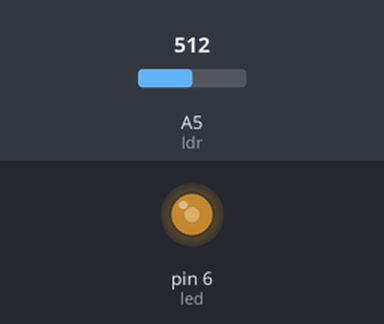
Recording of a sketch running on a simulated Arduino Uno, built with avr-gcc and run on an emulated ATmega328P. Parts: output pins drawn as LEDs (lit = HIGH). The inputs (shaded band) are chosen by the test bench; at power-on: A5 (ldr) = 512.

Above: at 1.2 s.
1.3 s: A5 (ldr) set to 716
At 2.2 s:
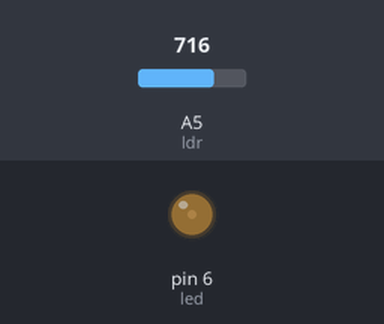
2.8 s: A5 (ldr) set to 900
At 3.3 s:
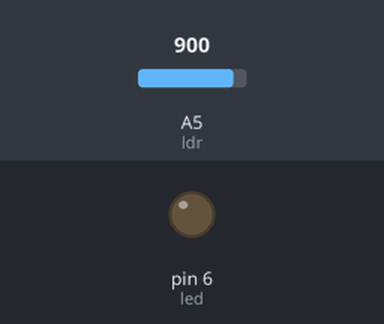
4.3 s: A5 (ldr) set to 802
5.8 s: A5 (ldr) set to 767
At 6.8 s:
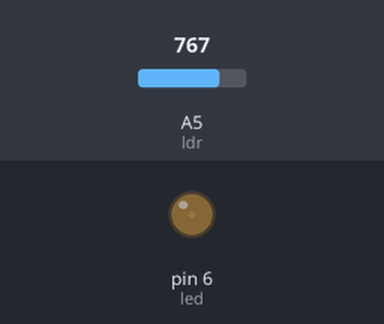
7.3 s: A5 (ldr) set to 306
At 7.9 s:
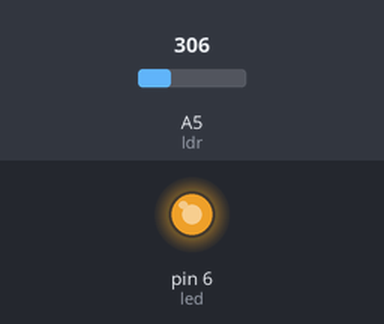
8.8 s: A5 (ldr) set to 511
At 9.1 s:
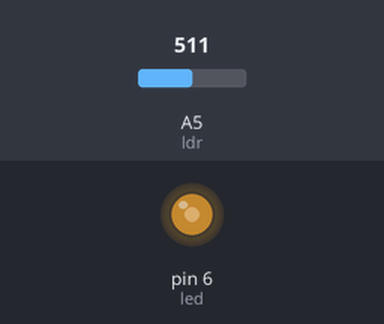
Timing chart, 0 to 11.3 s (numbered marks = the images above; inputs shaded):
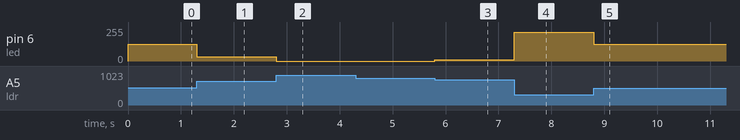

The sketch:

Fotorresistencia_con_LED.ino
```cpp
int led = 6;
int ldr = A5;
int lectura;

void setup() {
  pinMode(led,OUTPUT);
  Serial.begin(9600);
}

void loop() {
  lectura = analogRead(ldr);
  lectura = constrain(lectura,220,785);  // Este constrain es necesario para definir el rango del LED, sino el LED prende de más cuando debería estar casi apagado.
  lectura = map(lectura,220,785,0,255);
  lectura = 255 - lectura;
  analogWrite(led,lectura);
}
```

Measured:
- after the input at 1.3 s, pin 6 (led): 124/255 → 32/255 at once
- after the input at 2.8 s, pin 6 (led): 32/255 → 0/255 at once
- after the input at 4.3 s, every drawn part: stays the same
- after the input at 5.8 s, pin 6 (led): 0/255 → 9/255 at once
- after the input at 7.3 s, pin 6 (led): 9/255 → 217/255 at once
- after the input at 8.8 s, pin 6 (led): 217/255 → 124/255 at once
